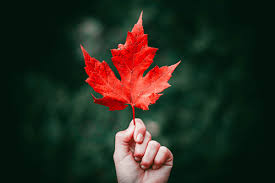
#> input picture lab3/image.jpg, 275 x 183 px
$ jupyter execute lab3.ipynb
#> lines starting #> are read from the running program, lines starting #| are printed output that depends on the picture
[cell 1]
import cv2
import matplotlib.pyplot as plt
# Read the image
I = cv2.imread('image.jpg')
#> I is the input picture: shape (183, 275, 3); mean B, G, R 31.5, 42.6, 39.8
# Convert the image to grayscale
J = cv2.cvtColor(I, cv2.COLOR_BGR2GRAY)
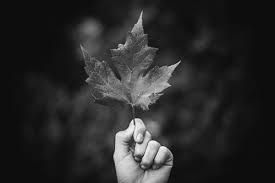
#> J: shape (183, 275); min 9, max 250, mean 40.6
# Display the grayscale image
plt.figure()
plt.imshow(J, cmap='gray')
plt.title('Grayscale')
plt.axis('off') # Hide axis
plt.show()
# Display the histogram
plt.figure()
plt.hist(J.ravel(), bins=256, range=[0, 256], color='black')
plt.title('Histogram')
plt.xlabel('Pixel Intensity')
plt.ylabel('Frequency')
plt.show()
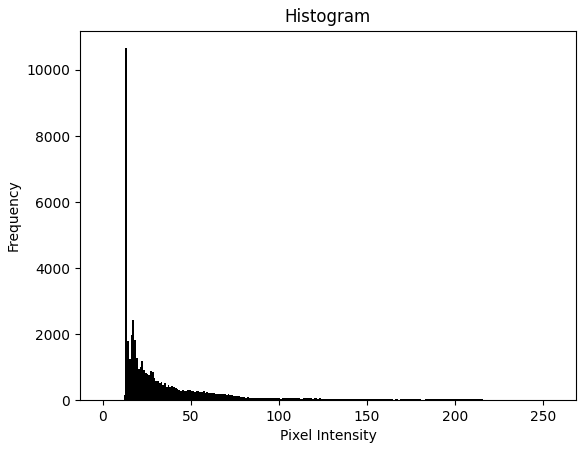
#> figure drawn by matplotlib, 1 panel; tallest bar 10659 high, from x = 13 to 14

[cell 2]
import cv2
import numpy as np
import matplotlib.pyplot as plt

# Helper function to compute histogram and CDF for grayscale image
def compute_hist_cdf(image, bins=256):
    hist, bin_edges = np.histogram(image.flatten(), bins=bins, range=[0, bins])
    cdf = hist.cumsum()

    # Normalize CDF
    cdf_normalized = cdf / cdf[-1]

    return hist, cdf_normalized

# Read the image
A = cv2.imread('image.jpg')

# Convert to grayscale
I = cv2.cvtColor(A, cv2.COLOR_BGR2GRAY)

# Display original grayscale image and histogram
plt.figure(figsize=(12, 5))

plt.subplot(1, 2, 1)
plt.imshow(I, cmap='gray')
plt.title('Original Image')
plt.axis('off')

plt.subplot(1, 2, 2)
plt.hist(I.ravel(), bins=64, range=[0, 256], color='black')
plt.title('Original Histogram (64 bins)')
plt.xlabel('Pixel Intensity')
plt.ylabel('Frequency')

plt.tight_layout()
plt.show()
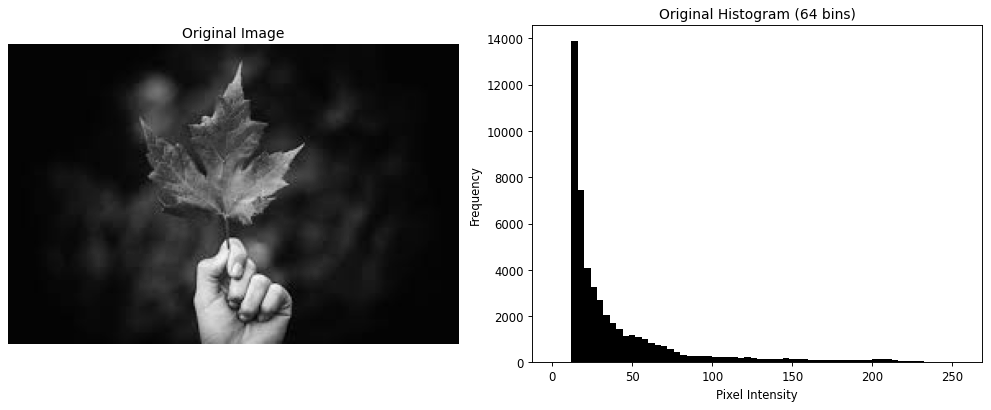
#> figure drawn by matplotlib, 2 panels; panel 2: tallest bar 13866 high, from x = 12 to 16

# Histogram Equalization
J = cv2.equalizeHist(I)
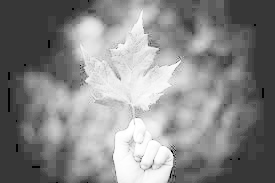
#> J: shape (183, 275); min 0, max 255, mean 134.8

# Display equalized image and histogram
plt.figure(figsize=(12, 5))

plt.subplot(1, 2, 1)
plt.imshow(J, cmap='gray')
plt.title('Equalized Image')
plt.axis('off')

plt.subplot(1, 2, 2)
plt.hist(J.ravel(), bins=64, range=[0, 256], color='black')
plt.title('Equalized Histogram (64 bins)')
plt.xlabel('Pixel Intensity')
plt.ylabel('Frequency')

plt.tight_layout()
plt.show()
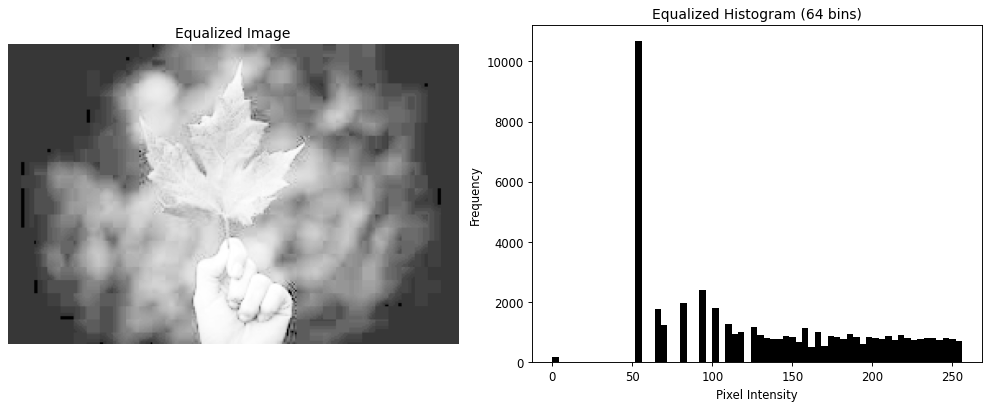
#> figure drawn by matplotlib, 2 panels; panel 2: tallest bar 10659 high, from x = 52 to 56
